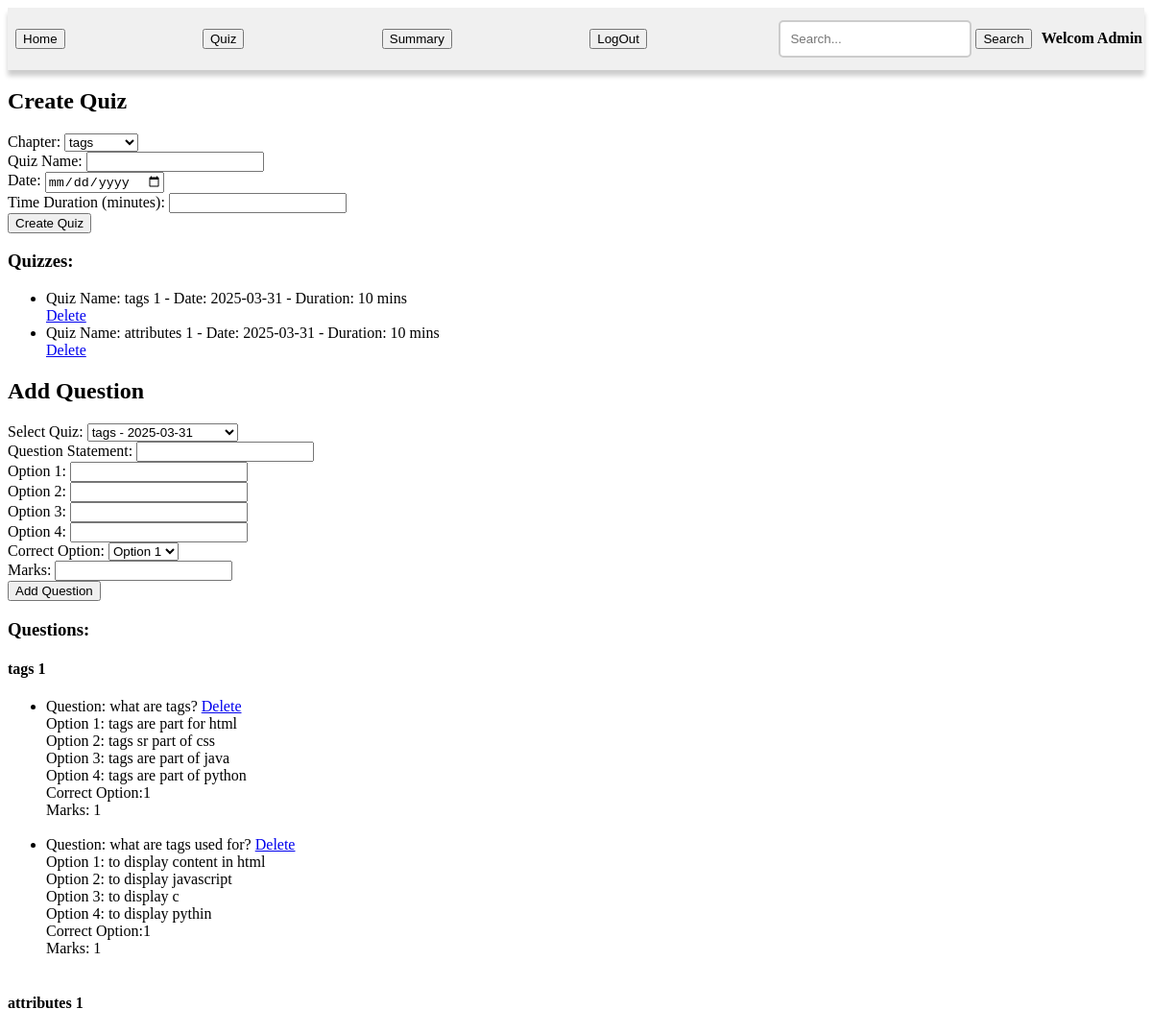
The page /quiz on the database its author committed.
### models/database.py (models this page shows)
class Quiz(db.Model):
    quiz_id = db.Column(db.Integer, primary_key = True, autoincrement=True)
    quiz_name = db.Column(db.String(100), nullable = False)
    chapter_id = db.Column(db.Integer, db.ForeignKey('chapter.chapter_id'))
    date_of_quiz = db.Column(db.Date, nullable = False)
    time_duration = db.Column(db.Integer, nullable = False)
    questions = db.relationship('Questions', backref='quiz', lazy=True)

class Questions(db.Model):
    question_id = db.Column(db.Integer, primary_key = True, autoincrement=True)
    quiz_id = db.Column(db.Integer, db.ForeignKey('quiz.quiz_id'))
    question_statement = db.Column(db.String(400), nullable = False)
    option_1 = db.Column(db.String(200), nullable = False)
    option_2 = db.Column(db.String(200), nullable = False)
    option_3 = db.Column(db.String(200), nullable = False)
    option_4 = db.Column(db.String(200), nullable = False)
    correct_option = db.Column(db.String(200), nullable = False)
    marks = db.Column(db.Integer, nullable = False)

### app.py (the view)
@app.route("/quiz")
def quiz():
    chapters = Chapter.query.all()
    quizzes = Quiz.query.all()
    questions = Questions.query.all()
    return render_template("Quiz.html", chapters = chapters, quizzes = quizzes, questions = questions)

### templates/Quiz.html (shortened to what this page needs)
<!DOCTYPE html>
<html lang="en">
<head>
    <link rel="stylesheet" href="/static/admin.css">
</head>
<body>
    <div class = "header">
        <a href="{{ url_for('admin') }}"><button>Home</button></a>
        <a href="{{ url_for('quiz') }}"><button>Quiz</button></a>
        <a href="{{ url_for('summary') }}"><button>Summary</button></a>
        <a href="{{ url_for('login') }}"><button>LogOut</button></a>
        <div class = "left-head">
            <form method="get" action="{{ url_for('summary') }}">
                <input type="search" name="query" placeholder="Search..." required>
                <button type="submit">Search</button>
            </form>
            <h4>Welcom Admin</h4>
        </div>
    </div>
<h2>Create Quiz</h2>
<form action="{{ url_for('create_quiz') }}" method="POST">
    <label>Chapter:</label>
    <select name="chapter_id" required>
        {% for chapter in chapters %}
            <option value="{{ chapter.chapter_id }}">{{ chapter.chapter_name }}</option>
        {% endfor %}
    </select><br>
    <label>Quiz Name:</label>
    <input type="text" name="quiz_name" required><br>
    <label>Date:</label>
    <input type="date" name="date" required><br>
    <label>Time Duration (minutes):</label>
    <input type="number" name="time_duration" required><br>
    <button type="submit">Create Quiz</button>
</form>
    <h3>Quizzes:</h3>
    <ul>
        {% for quiz in quizzes %}
            <li>Quiz Name: {{ quiz.quiz_name }} - Date: {{ quiz.date_of_quiz }} - Duration: {{ quiz.time_duration }} mins</li>
            <a href="/delete_quiz/{{ quiz.quiz_id }}">Delete</a>
        {% endfor %}
    </ul>
    <h2>Add Question</h2>
<form action="/questions" method="POST">
    <label>Select Quiz:</label>
    <select name="quiz_id" required>
        {% for quiz in quizzes %}
            <option value="{{ quiz.quiz_id }}">{{ quiz.chapter.chapter_name }} - {{ quiz.date_of_quiz }}</option>
        {% endfor %}
    </select><br>
    <label>Question Statement:</label>
    <input type="text" name="question_statement" required><br>
    <label>Option 1:</label>
    <input type="text" name="option_1" required><br>
    <label>Option 2:</label>
    <input type="text" name="option_2" required><br>
    <label>Option 3:</label>
    <input type="text" name="option_3" required><br>
    <label>Option 4:</label>
    <input type="text" name="option_4" required><br>
    <label>Correct Option:</label>
    <select name="correct_option" required>
        <option value="1">Option 1</option>
    </select><br>
    <label>Marks:</label>
    <input type="number" name="marks" required><br>
    <button type="submit">Add Question</button>
</form>
    <h3>Questions:</h3>
    {% for quiz in quizzes%}
    <h4>{{quiz.quiz_name}}</h4>
        <ul>
            {% for question in quiz.questions %}
                <li>
                    Question: {{ question.question_statement }} <a href="/delete_question/{{ question.question_id }}">Delete</a><br>
                    Option 1: {{ question.option_1 }}<br>
                    Option 2: {{ question.option_2 }}<br>
                    Option 3: {{ question.option_3 }}<br>
                    Option 4: {{ question.option_4 }}<br>
                    Correct Option:{{question.correct_option}}<br>
                    Marks: {{ question.marks }}
                </li>
                <br>
            {% endfor %}
        </ul>
        {% endfor %}
</body>
</html>

### static/admin.css (style rules this page uses)
.header { display: flex; justify-content: space-between; align-items: center; padding: 2px 2px; background-color: #f0f0f0; box-shadow: 0 6px 5px rgba(0, 0, 0, 0.2); }
.header a { text-decoration: none; color: black; margin: 0 6px; }
.left-head { display: flex; align-items: center; gap: 10px; }
input[type="search"] { padding: 10px; border: 2px solid #ccc; border-radius: 5px; }

### rows shown on the page
Quiz: quiz_name "tags 1", date_of_quiz "2025-03-31", time_duration "10"
Quiz: quiz_name "attributes 1", date_of_quiz "2025-03-31", time_duration "10"
Questions: question_statement "what are tags?", option_1 "tags are part for html", option_2 "tags sr part of css", option_3 "tags are part of java", option_4 "tags are part of python", correct_option "1", marks "1"
Questions: question_statement "what are tags used for?", option_1 "to display content in html", option_2 "to display javascript", option_3 "to display c", option_4 "to display pythin", correct_option "1", marks "1"

### other values the page prints
form field chapter_id "tags"
form field quiz_id "tags - 2025-03-31"
